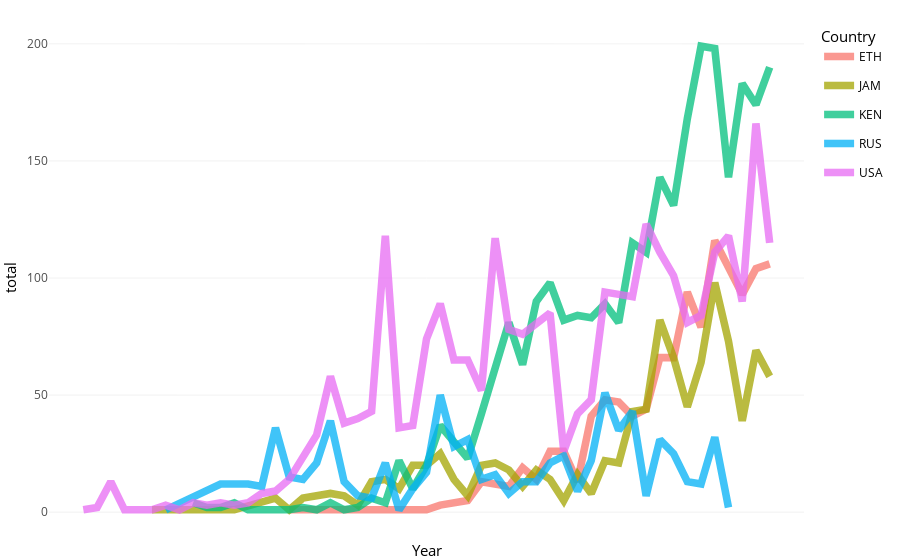

Notebook source saved alongside this figure:
### Code cell
ggplot(data = top_countries_performance_per_year, mapping = aes(x = Year, y = total, color = Country)) +
scale_x_date(date_labels = "%Y", date_breaks = "1 year") + 
geom_line(size = 2, alpha = 0.75) + theme_minimal() + transition_reveal(Year) +  theme(plot.margin = margin(5.5, 40, 5.5, 5.5))

### Figure 1 — Plotly figure (JSON) as saved in the notebook; plotly's stock layout.template omitted (floating-point values rounded to 4 significant figures)
{"data": [{"hoverinfo": "text", "hoveron": "points", "legendgroup": "ETH", "line": {"color": "rgba(248,118,109,0.75)", "dash": "solid", "width": 7.559}, "mode": "lines", "name": "ETH", "showlegend": true, "text": ["Year: 1975-06-05<br />total:   1<br />Country: ETH", "Year: 1975-06-06<br />total:   1<br />Country: ETH", "Year: 1975-06-11<br />total:   1<br />Country: ETH", "Year: 1975-06-12<br />total:   1<br />Country: ETH", "Year: 1975-06-13<br />total:   1<br />Country: ETH", "Year: 1975-06-15<br />total:   1<br />Country: ETH", "Year: 1975-06-16<br />total:   3<br />Country: ETH", "Year: 1975-06-17<br />total:   4<br />Country: ETH", "Year: 1975-06-18<br />total:   5<br />Country: ETH", "Year: 1975-06-19<br />total:  13<br />Country: ETH", "Year: 1975-06-20<br />total:  12<br />Country: ETH", "Year: 1975-06-21<br />total:  11<br />Country: ETH", "Year: 1975-06-22<br />total:  19<br />Country: ETH", "Year: 1975-06-23<br />total:  14<br />Country: ETH", "Year: 1975-06-24<br />total:  26<br />Country: ETH", "Year: 1975-06-25<br />total:  26<br />Country: ETH", "Year: 1975-06-26<br />total:  13<br />Country: ETH", "Year: 1975-06-27<br />total:  41<br />Country: ETH", "Year: 1975-06-28<br />total:  48<br />Country: ETH", "Year: 1975-06-29<br />total:  47<br />Country: ETH", "Year: 1975-06-30<br />total:  41<br />Country: ETH", "Year: 1975-07-01<br />total:  44<br />Country: ETH", "Year: 1975-07-02<br />total:  66<br />Country: ETH", "Year: 1975-07-03<br />total:  66<br />Country: ETH", "Year: 1975-07-04<br />total:  94<br />Country: ETH", "Year: 1975-07-05<br />total:  79<br />Country: ETH", "Year: 1975-07-06<br />total: 116<br />Country: ETH", "Year: 1975-07-07<br />total: 105<br />Country: ETH", "Year: 1975-07-08<br />total:  93<br />Country: ETH", "Year: 1975-07-09<br />total: 104<br />Country: ETH", "Year: 1975-07-10<br />total: 106<br />Country: ETH"], "type": "scatter", "x": [1981, 1982, 1987, 1988, 1989, 1991, 1992, 1993, 1994, 1995, 1996, 1997, 1998, 1999, 2000, 2001, 2002, 2003, 2004, 2005, 2006, 2007, 2008, 2009, 2010, 2011, 2012, 2013, 2014, 2015, 2016], "xaxis": "x", "y": [1, 1, 1, 1, 1, 1, 3, 4, 5, 13, 12, 11, 19, 14, 26, 26, 13, 41, 48, 47, 41, 44, 66, 66, 94, 79, 116, 105, 93, 104, 106], "yaxis": "y"}, {"hoverinfo": "text", "hoveron": "points", "legendgroup": "JAM", "line": {"color": "rgba(163,165,0,0.75)", "dash": "solid", "width": 7.559}, "mode": "lines", "name": "JAM", "showlegend": true, "text": ["Year: 1975-05-26<br />total:   1<br />Country: JAM", "Year: 1975-05-29<br />total:   1<br />Country: JAM", "Year: 1975-05-30<br />total:   1<br />Country: JAM", "Year: 1975-06-01<br />total:   1<br />Country: JAM", "Year: 1975-06-04<br />total:   6<br />Country: JAM", "Year: 1975-06-05<br />total:   1<br />Country: JAM", "Year: 1975-06-06<br />total:   6<br />Country: JAM", "Year: 1975-06-07<br />total:   7<br />Country: JAM", "Year: 1975-06-08<br />total:   8<br />Country: JAM", "Year: 1975-06-09<br />total:   7<br />Country: JAM", "Year: 1975-06-10<br />total:   3<br />Country: JAM", "Year: 1975-06-11<br />total:  13<br />Country: JAM", "Year: 1975-06-12<br />total:  14<br />Country: JAM", "Year: 1975-06-13<br />total:  10<br />Country: JAM", "Year: 1975-06-14<br />total:  20<br />Country: JAM", "Year: 1975-06-15<br />total:  20<br />Country: JAM", "Year: 1975-06-16<br />total:  25<br />Country: JAM", "Year: 1975-06-17<br />total:  14<br />Country: JAM", "Year: 1975-06-18<br />total:   7<br />Country: JAM", "Year: 1975-06-19<br />total:  20<br />Country: JAM", "Year: 1975-06-20<br />total:  21<br />Country: JAM", "Year: 1975-06-21<br />total:  18<br />Country: JAM", "Year: 1975-06-22<br />total:  11<br />Country: JAM", "Year: 1975-06-23<br />total:  18<br />Country: JAM", "Year: 1975-06-24<br />total:  14<br />Country: JAM", "Year: 1975-06-25<br />total:   5<br />Country: JAM", "Year: 1975-06-26<br />total:  16<br />Country: JAM", "Year: 1975-06-27<br />total:   8<br />Country: JAM", "Year: 1975-06-28<br />total:  22<br />Country: JAM", "Year: 1975-06-29<br />total:  21<br />Country: JAM", "Year: 1975-06-30<br />total:  43<br />Country: JAM", "Year: 1975-07-01<br />total:  44<br />Country: JAM", "Year: 1975-07-02<br />total:  82<br />Country: JAM", "Year: 1975-07-03<br />total:  66<br />Country: JAM", "Year: 1975-07-04<br />total:  45<br />Country: JAM", "Year: 1975-07-05<br />total:  64<br />Country: JAM", "Year: 1975-07-06<br />total:  98<br />Country: JAM", "Year: 1975-07-07<br />total:  73<br />Country: JAM", "Year: 1975-07-08<br />total:  39<br />Country: JAM", "Year: 1975-07-09<br />total:  69<br />Country: JAM", "Year: 1975-07-10<br />total:  58<br />Country: JAM"], "type": "scatter", "x": [1971, 1974, 1975, 1977, 1980, 1981, 1982, 1983, 1984, 1985, 1986, 1987, 1988, 1989, 1990, 1991, 1992, 1993, 1994, 1995, 1996, 1997, 1998, 1999, 2000, 2001, 2002, 2003, 2004, 2005, 2006, 2007, 2008, 2009, 2010, 2011, 2012, 2013, 2014, 2015, 2016], "xaxis": "x", "y": [1, 1, 1, 1, 6, 1, 6, 7, 8, 7, 3, 13, 14, 10, 20, 20, 25, 14, 7, 20, 21, 18, 11, 18, 14, 5, 16, 8, 22, 21, 43, 44, 82, 66, 45, 64, 98, 73, 39, 69, 58], "yaxis": "y"}, {"hoverinfo": "text", "hoveron": "points", "legendgroup": "KEN", "line": {"color": "rgba(0,191,125,0.75)", "dash": "solid", "width": 7.559}, "mode": "lines", "name": "KEN", "showlegend": true, "text": ["Year: 1975-05-29<br />total:   4<br />Country: KEN", "Year: 1975-05-30<br />total:   2<br />Country: KEN", "Year: 1975-05-31<br />total:   2<br />Country: KEN", "Year: 1975-06-01<br />total:   4<br />Country: KEN", "Year: 1975-06-02<br />total:   1<br />Country: KEN", "Year: 1975-06-03<br />total:   1<br />Country: KEN", "Year: 1975-06-04<br />total:   1<br />Country: KEN", "Year: 1975-06-05<br />total:   1<br />Country: KEN", "Year: 1975-06-06<br />total:   2<br />Country: KEN", "Year: 1975-06-07<br />total:   1<br />Country: KEN", "Year: 1975-06-08<br />total:   4<br />Country: KEN", "Year: 1975-06-09<br />total:   1<br />Country: KEN", "Year: 1975-06-10<br />total:   2<br />Country: KEN", "Year: 1975-06-11<br />total:   6<br />Country: KEN", "Year: 1975-06-12<br />total:   4<br />Country: KEN", "Year: 1975-06-13<br />total:  22<br />Country: KEN", "Year: 1975-06-14<br />total:  10<br />Country: KEN", "Year: 1975-06-15<br />total:  20<br />Country: KEN", "Year: 1975-06-16<br />total:  37<br />Country: KEN", "Year: 1975-06-17<br />total:  30<br />Country: KEN", "Year: 1975-06-18<br />total:  23<br />Country: KEN", "Year: 1975-06-19<br />total:  42<br />Country: KEN", "Year: 1975-06-20<br />total:  61<br />Country: KEN", "Year: 1975-06-21<br />total:  81<br />Country: KEN", "Year: 1975-06-22<br />total:  63<br />Country: KEN", "Year: 1975-06-23<br />total:  90<br />Country: KEN", "Year: 1975-06-24<br />total:  98<br />Country: KEN", "Year: 1975-06-25<br />total:  82<br />Country: KEN", "Year: 1975-06-26<br />total:  84<br />Country: KEN", "Year: 1975-06-27<br />total:  83<br />Country: KEN", "Year: 1975-06-28<br />total:  89<br />Country: KEN", "Year: 1975-06-29<br />total:  81<br />Country: KEN", "Year: 1975-06-30<br />total: 115<br />Country: KEN", "Year: 1975-07-01<br />total: 111<br />Country: KEN", "Year: 1975-07-02<br />total: 143<br />Country: KEN", "Year: 1975-07-03<br />total: 131<br />Country: KEN", "Year: 1975-07-04<br />total: 168<br />Country: KEN", "Year: 1975-07-05<br />total: 199<br />Country: KEN", "Year: 1975-07-06<br />total: 198<br />Country: KEN", "Year: 1975-07-07<br />total: 143<br />Country: KEN", "Year: 1975-07-08<br />total: 183<br />Country: KEN", "Year: 1975-07-09<br />total: 174<br />Country: KEN", "Year: 1975-07-10<br />total: 190<br />Country: KEN"], "type": "scatter", "x": [1974, 1975, 1976, 1977, 1978, 1979, 1980, 1981, 1982, 1983, 1984, 1985, 1986, 1987, 1988, 1989, 1990, 1991, 1992, 1993, 1994, 1995, 1996, 1997, 1998, 1999, 2000, 2001, 2002, 2003, 2004, 2005, 2006, 2007, 2008, 2009, 2010, 2011, 2012, 2013, 2014, 2015, 2016], "xaxis": "x", "y": [4, 2, 2, 4, 1, 1, 1, 1, 2, 1, 4, 1, 2, 6, 4, 22, 10, 20, 37, 30, 23, 42, 61, 81, 63, 90, 98, 82, 84, 83, 89, 81, 115, 111, 143, 131, 168, 199, 198, 143, 183, 174, 190], "yaxis": "y"}, {"hoverinfo": "text", "hoveron": "points", "legendgroup": "RUS", "line": {"color": "rgba(0,176,246,0.75)", "dash": "solid", "width": 7.559}, "mode": "lines", "name": "RUS", "showlegend": true, "text": ["Year: 1975-05-27<br />total:   1<br />Country: RUS", "Year: 1975-05-31<br />total:  12<br />Country: RUS", "Year: 1975-06-02<br />total:  12<br />Country: RUS", "Year: 1975-06-03<br />total:  11<br />Country: RUS", "Year: 1975-06-04<br />total:  36<br />Country: RUS", "Year: 1975-06-05<br />total:  15<br />Country: RUS", "Year: 1975-06-06<br />total:  14<br />Country: RUS", "Year: 1975-06-07<br />total:  21<br />Country: RUS", "Year: 1975-06-08<br />total:  39<br />Country: RUS", "Year: 1975-06-09<br />total:  13<br />Country: RUS", "Year: 1975-06-10<br />total:   7<br />Country: RUS", "Year: 1975-06-11<br />total:   6<br />Country: RUS", "Year: 1975-06-12<br />total:  21<br />Country: RUS", "Year: 1975-06-13<br />total:   1<br />Country: RUS", "Year: 1975-06-14<br />total:  10<br />Country: RUS", "Year: 1975-06-15<br />total:  17<br />Country: RUS", "Year: 1975-06-16<br />total:  50<br />Country: RUS", "Year: 1975-06-17<br />total:  28<br />Country: RUS", "Year: 1975-06-18<br />total:  31<br />Country: RUS", "Year: 1975-06-19<br />total:  14<br />Country: RUS", "Year: 1975-06-20<br />total:  16<br />Country: RUS", "Year: 1975-06-21<br />total:   8<br />Country: RUS", "Year: 1975-06-22<br />total:  13<br />Country: RUS", "Year: 1975-06-23<br />total:  13<br />Country: RUS", "Year: 1975-06-24<br />total:  21<br />Country: RUS", "Year: 1975-06-25<br />total:  24<br />Country: RUS", "Year: 1975-06-26<br />total:   9<br />Country: RUS", "Year: 1975-06-27<br />total:  22<br />Country: RUS", "Year: 1975-06-28<br />total:  51<br />Country: RUS", "Year: 1975-06-29<br />total:  35<br />Country: RUS", "Year: 1975-06-30<br />total:  43<br />Country: RUS", "Year: 1975-07-01<br />total:   7<br />Country: RUS", "Year: 1975-07-02<br />total:  31<br />Country: RUS", "Year: 1975-07-03<br />total:  25<br />Country: RUS", "Year: 1975-07-04<br />total:  13<br />Country: RUS", "Year: 1975-07-05<br />total:  12<br />Country: RUS", "Year: 1975-07-06<br />total:  32<br />Country: RUS", "Year: 1975-07-07<br />total:   2<br />Country: RUS"], "type": "scatter", "x": [1972, 1976, 1978, 1979, 1980, 1981, 1982, 1983, 1984, 1985, 1986, 1987, 1988, 1989, 1990, 1991, 1992, 1993, 1994, 1995, 1996, 1997, 1998, 1999, 2000, 2001, 2002, 2003, 2004, 2005, 2006, 2007, 2008, 2009, 2010, 2011, 2012, 2013], "xaxis": "x", "y": [1, 12, 12, 11, 36, 15, 14, 21, 39, 13, 7, 6, 21, 1, 10, 17, 50, 28, 31, 14, 16, 8, 13, 13, 21, 24, 9, 22, 51, 35, 43, 7, 31, 25, 13, 12, 32, 2], "yaxis": "y"}, {"hoverinfo": "text", "hoveron": "points", "legendgroup": "USA", "line": {"color": "rgba(231,107,243,0.75)", "dash": "solid", "width": 7.559}, "mode": "lines", "name": "USA", "showlegend": true, "text": ["Year: 1975-05-21<br />total:   1<br />Country: USA", "Year: 1975-05-22<br />total:   2<br />Country: USA", "Year: 1975-05-23<br />total:  13<br />Country: USA", "Year: 1975-05-24<br />total:   1<br />Country: USA", "Year: 1975-05-26<br />total:   1<br />Country: USA", "Year: 1975-05-27<br />total:   3<br />Country: USA", "Year: 1975-05-28<br />total:   1<br />Country: USA", "Year: 1975-05-29<br />total:   4<br />Country: USA", "Year: 1975-05-30<br />total:   3<br />Country: USA", "Year: 1975-05-31<br />total:   4<br />Country: USA", "Year: 1975-06-01<br />total:   3<br />Country: USA", "Year: 1975-06-02<br />total:   4<br />Country: USA", "Year: 1975-06-03<br />total:   8<br />Country: USA", "Year: 1975-06-04<br />total:   9<br />Country: USA", "Year: 1975-06-05<br />total:  14<br />Country: USA", "Year: 1975-06-06<br />total:  24<br />Country: USA", "Year: 1975-06-07<br />total:  33<br />Country: USA", "Year: 1975-06-08<br />total:  58<br />Country: USA", "Year: 1975-06-09<br />total:  38<br />Country: USA", "Year: 1975-06-10<br />total:  40<br />Country: USA", "Year: 1975-06-11<br />total:  43<br />Country: USA", "Year: 1975-06-12<br />total: 118<br />Country: USA", "Year: 1975-06-13<br />total:  36<br />Country: USA", "Year: 1975-06-14<br />total:  37<br />Country: USA", "Year: 1975-06-15<br />total:  74<br />Country: USA", "Year: 1975-06-16<br />total:  89<br />Country: USA", "Year: 1975-06-17<br />total:  65<br />Country: USA", "Year: 1975-06-18<br />total:  65<br />Country: USA", "Year: 1975-06-19<br />total:  52<br />Country: USA", "Year: 1975-06-20<br />total: 117<br />Country: USA", "Year: 1975-06-21<br />total:  78<br />Country: USA", "Year: 1975-06-22<br />total:  76<br />Country: USA", "Year: 1975-06-23<br />total:  81<br />Country: USA", "Year: 1975-06-24<br />total:  85<br />Country: USA", "Year: 1975-06-25<br />total:  26<br />Country: USA", "Year: 1975-06-26<br />total:  42<br />Country: USA", "Year: 1975-06-27<br />total:  48<br />Country: USA", "Year: 1975-06-28<br />total:  94<br />Country: USA", "Year: 1975-06-29<br />total:  93<br />Country: USA", "Year: 1975-06-30<br />total:  92<br />Country: USA", "Year: 1975-07-01<br />total: 123<br />Country: USA", "Year: 1975-07-02<br />total: 111<br />Country: USA", "Year: 1975-07-03<br />total: 101<br />Country: USA", "Year: 1975-07-04<br />total:  81<br />Country: USA", "Year: 1975-07-05<br />total:  84<br />Country: USA", "Year: 1975-07-06<br />total: 111<br />Country: USA", "Year: 1975-07-07<br />total: 118<br />Country: USA", "Year: 1975-07-08<br />total:  90<br />Country: USA", "Year: 1975-07-09<br />total: 166<br />Country: USA", "Year: 1975-07-10<br />total: 115<br />Country: USA"], "type": "scatter", "x": [1966, 1967, 1968, 1969, 1971, 1972, 1973, 1974, 1975, 1976, 1977, 1978, 1979, 1980, 1981, 1982, 1983, 1984, 1985, 1986, 1987, 1988, 1989, 1990, 1991, 1992, 1993, 1994, 1995, 1996, 1997, 1998, 1999, 2000, 2001, 2002, 2003, 2004, 2005, 2006, 2007, 2008, 2009, 2010, 2011, 2012, 2013, 2014, 2015, 2016], "xaxis": "x", "y": [1, 2, 13, 1, 1, 3, 1, 4, 3, 4, 3, 4, 8, 9, 14, 24, 33, 58, 38, 40, 43, 118, 36, 37, 74, 89, 65, 65, 52, 117, 78, 76, 81, 85, 26, 42, 48, 94, 93, 92, 123, 111, 101, 81, 84, 111, 118, 90, 166, 115], "yaxis": "y"}], "layout": {"barmode": "relative", "font": {"color": "rgba(0,0,0,1)", "family": "", "size": 14.61}, "hovermode": "closest", "legend": {"bgcolor": {}, "bordercolor": {}, "borderwidth": 0, "font": {"color": "rgba(0,0,0,1)", "family": "", "size": 11.69}, "title": {"font": {"color": "rgba(0,0,0,1)", "family": "", "size": 14.61}, "text": "Country"}}, "margin": {"b": 25.57, "l": 43.1, "r": 53.13, "t": 23.31}, "shapes": [{"line": {"linetype": [], "width": 0}, "type": "rect", "x0": 0, "x1": 1, "xref": "paper", "y0": 0, "y1": 1, "yref": "paper"}], "showlegend": true, "xaxis": {"anchor": "y", "automargin": true, "autorange": false, "categoryarray": [], "categoryorder": "array", "domain": [0, 1], "gridcolor": "rgba(235,235,235,1)", "gridwidth": 0.6642, "hoverformat": ".2f", "linecolor": {}, "linewidth": 0, "nticks": {}, "range": [1964.0, 2018.0], "showgrid": true, "showline": false, "showticklabels": true, "tickangle": 0, "tickcolor": {}, "tickfont": {"color": "rgba(77,77,77,1)", "family": "", "size": 11.69}, "ticklen": 3.653, "tickmode": "array", "ticks": "", "ticktext": [], "tickvals": [], "tickwidth": 0, "title": {"font": {"color": "rgba(0,0,0,1)", "family": "", "size": 14.61}, "text": "Year"}, "type": "linear", "zeroline": false}, "yaxis": {"anchor": "x", "automargin": true, "autorange": false, "categoryarray": ["0", "50", "100", "150", "200"], "categoryorder": "array", "domain": [0, 1], "gridcolor": "rgba(235,235,235,1)", "gridwidth": 0.6642, "hoverformat": ".2f", "linecolor": {}, "linewidth": 0, "nticks": {}, "range": [-8.9, 208.9], "showgrid": true, "showline": false, "showticklabels": true, "tickangle": 0, "tickcolor": {}, "tickfont": {"color": "rgba(77,77,77,1)", "family": "", "size": 11.69}, "ticklen": 3.653, "tickmode": "array", "ticks": "", "ticktext": ["0", "50", "100", "150", "200"], "tickvals": [0, 50, 100, 150, 200], "tickwidth": 0, "title": {"font": {"color": "rgba(0,0,0,1)", "family": "", "size": 14.61}, "text": "total"}, "type": "linear", "zeroline": false}}}
